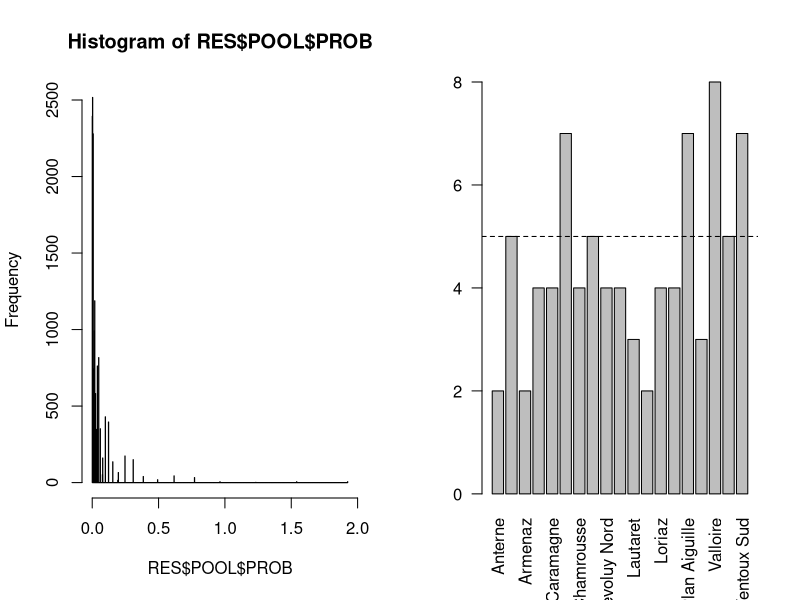
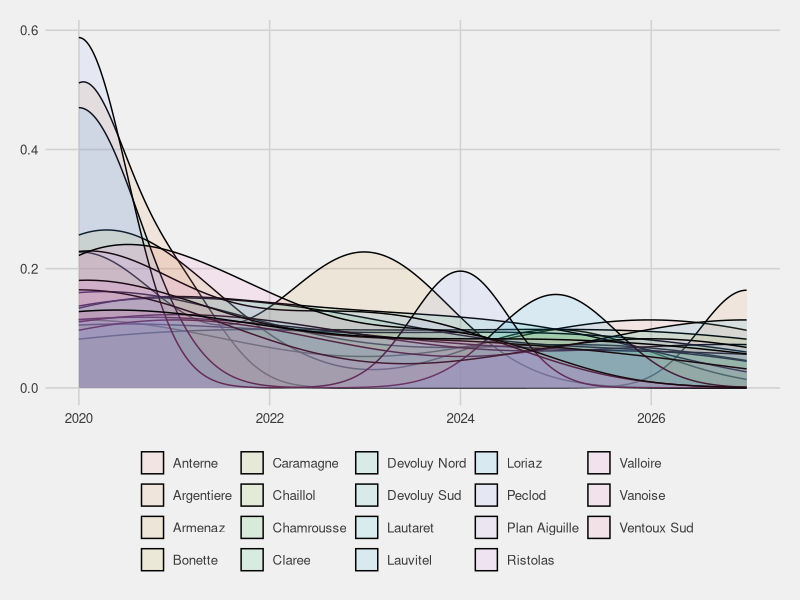
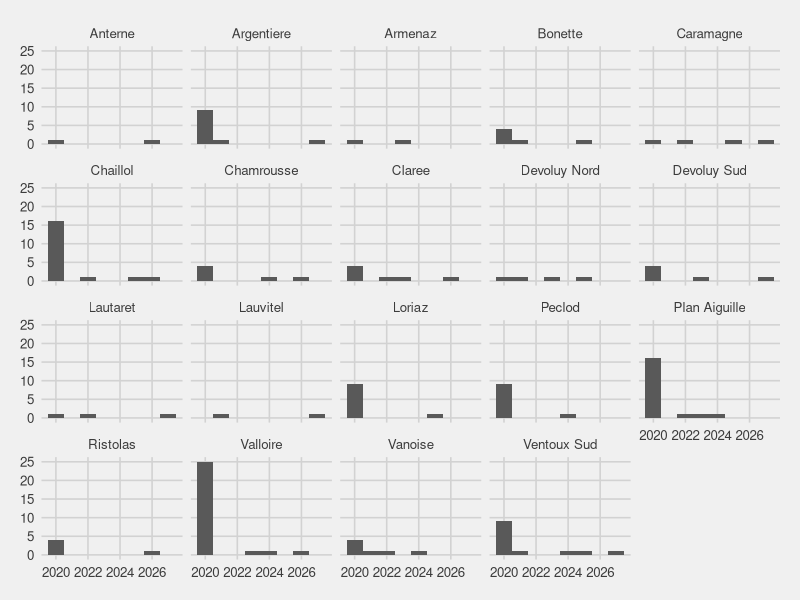

Source code (R) for these figures, in order:

##' ---
##' title: R script to define ORCHAMP sampling plan
##' output:
##'   html_document:
##'     toc: true
##' ---

##' Step 1: 
##' 
##' Step 2:
##'  

rm(list=ls())

## make this document cache friendly
knitr::opts_chunk$set(cache=TRUE)

## load required libraries
library(foreach)
library(reshape2)
library(ggplot2)
library(ggthemes)

##' ###################################################################################################################################
##' # DEFINING PARAMETERS
##' ###################################################################################################################################

sites.names = c("Anterne", "Argentiere", "Armenaz", "Bonette", "Caramagne", "Chaillol", "Chamrousse",
                "Claree", "Devoluy Nord", "Devoluy Sud", "Lautaret", "Lauvitel", "Loriaz",
                "Peclod", "Plan Aiguille", "Ristolas", "Valloire", "Vanoise", "Ventoux Sud")

year.start = 2020
year.end = 2050
samp.no_sites = 6

constraint.CBNA = c("Argentiere", "Armenaz", "Caramagne", "Chamrousse",
                    "Devoluy Nord", "Devoluy Sud", "Loriaz",
                    "Peclod", "Ristolas", "Vanoise")
constraint.PNE = c("Chaillol", "Lauvitel", "Plan Aiguille")
constraint.SAJF = c("Claree", "Lautaret", "Valloire")
constraint.CBNMED = c("Ventoux Sud", "Bonette")
constraint.no_sites_max = 3
## Chaillol : plusieurs contributeurs ?

comb.sites.2 = t(combn(sites.names, 2))
comb.sites.2 = paste0(comb.sites.2[,1], "_", comb.sites.2[,2])
constraint.notTogether = comb.sites.2[grep("Anterne", comb.sites.2)[1]]


## --------------------------------------------------------------------------
## NOTHING TO CHANGE BELOW !!!
sites.no = length(sites.names)

comb.ALL = as.data.frame(t(combn(x = sites.names, m = samp.no_sites)))
colnames(comb.ALL) = paste0("SITE_", 1:ncol(comb.ALL))

## Remove combinations for number constraints
constraint.list = list(constraint.CBNA, constraint.PNE, constraint.SAJF)
for(con in constraint.list)
{
  no_sites_inConstraint = apply(comb.ALL, 1, function(x){ sum(x %in% con)})
  comb.ALL = comb.ALL[which(no_sites_inConstraint <= constraint.no_sites_max),]
}
## Remove combinations for association constraints
for(con in constraint.notTogether)
{
  con = strsplit(con, "_")[[1]]
  no_sites_inConstraint = apply(comb.ALL, 1, function(x){ sum(x %in% con)})
  comb.ALL = comb.ALL[which(no_sites_inConstraint < length(con)),]
}

comb.ALL.vec = apply(comb.ALL, 1, function(x) paste0(x, collapse = "_"))

##' ###################################################################################################################################
##' # DEFINING SAMPLING FUNCTION 
##' ###################################################################################################################################

# SEL_SITE = function(ye, pool)
# {
#   sites.sel = sample(x = pool, size = 1)
#   sites = strsplit(as.character(sites.sel), "_")[[1]]
#   res = data.frame(YEAR = ye, SITE = sites)
#   
#   if (ye < year.end)
#   {
#     tmp = foreach(mm = 4:samp.no_sites) %do%
#     {
#       combi = as.data.frame(t(combn(x = sites, m = 3)))
#       colnames(combi) = paste0("SITE_", 1:ncol(combi))
#       inds = apply(combi, 1, function(x) {
#         inds = sapply(x, function(y) grep(y, comb.ALL.vec))
#         ind_inter = intersect(inds[[1]], inds[[2]])
#         ind_inter = intersect(ind_inter, inds[[3]])
#         return(ind_inter)
#       })
#       return(unique(unlist(inds)))
#     }
#     tmp = unique(unlist(tmp))
#     pool_bis = comb.ALL.vec[-tmp]
#     
#     return(rbind(res,SEL_SITE(ye + 1, pool = pool_bis)))
#   } else 
#   {
#     return(res)
#   }
# }
# 
# SEL_SITE(ye = year.end, pool = comb.ALL.vec)
# SEL_SITE(ye = year.end - 1, pool = comb.ALL.vec)
# RES = SEL_SITE(ye = year.start, pool = comb.ALL.vec)
# 
# barplot(table(RES$SITE), las = 2)
# abline(h = 5, lty = 2)
# 
# ggplot(RES, aes(YEAR, fill = SITE)) +
#   scale_fill_discrete("") +
#   geom_density(alpha = 0.1) +
#   theme_fivethirtyeight()

##' ###################################################################################################################################
##' # DEFINING SAMPLING FUNCTION 
##' ###################################################################################################################################

## Apply sampling function for each required year
FUN_SELECT_sites = function(ye, pool)
{
  # cat(" ", ye)
  # cat("\n 1. Sites selection...")
  sites.sel = sample(x = pool$COMB[which(pool$AVAIL == 1)]
                     , size = 1
                     , prob = pool$PROB[which(pool$AVAIL == 1)])
  sites = strsplit(as.character(sites.sel), "_")[[1]]
  
  ## If first year of sampling,
  if (ye == year.start)
  {
    samp.sites_tab$LAST_YEAR = ye - 1
  }
  
  ## --------------------------------------------------------------------------
  ## FOR ALL AVAILABLE SITES
  # cat("\n 2. Update of site informations...")
  for(si in samp.sites_tab$SITE)
  {
    ind_si = which(samp.sites_tab$SITE == si)
    
    ## Is the site selected this year ? ---------------------------------------
    if (si %in% sites)
    {
      ## Get all the combinations in which the site is present
      ind = grep(si, pool.GLOB$COMB)
      
      ## Record this year as the last year of sampling
      samp.sites_tab$LAST_YEAR[ind_si] = ye
      
      ## Keep track of number of previous successive sampling : +1
      samp.sites_tab$NB_YEAR_SUCC[ind_si] = samp.sites_tab$NB_YEAR_SUCC[ind_si] + 1
      
      ## Reduce probability of sampling the site next year
      ## if the site has already been sampled for the last X successive years
      if (samp.sites_tab$NB_YEAR_SUCC[ind_si] >= noSuccYears)
      {
        pool$PROB[ind] = pool$PROB[ind] * prob.decrease.sampSuccYears
      } else ## Anyway, reduce probability of sampling the site next year
      {
        pool$PROB[ind] = pool$PROB[ind] * prob.decrease.sampThisYear
      }
    } else ## Otherwise -------------------------------------------------------
    {
      ## Keep track of number of previous successive sampling : 0
      samp.sites_tab$NB_YEAR_SUCC[ind_si] = 0
      
      ## Increase probability of sampling next year
      ## if the site has not been sampled for more than X years
      if((ye - samp.sites_tab$LAST_YEAR[ind_si]) > noXYears)
      {
        ind = grep(si, pool$COMB)
        pool$PROB[ind] = pool$PROB[ind] * prob.increase.sampXYears
      }
    }
  }
  
  ## --------------------------------------------------------------------------
  ## RESULTS
  res = data.frame(YEAR = ye, SITE = sites)
  setTxtProgressBar(prog.bar, ye - year.start + 1)
  if(ye < year.end)
  {
    # cat("\n 3. Removal of site combinations...")
    # pool.GLOB = data.frame(COMB = comb.ALL.vec
    #                        , PROB = rep(1, length(comb.ALL.vec))
    #                        , AVAIL = rep(1, length(comb.ALL.vec)))
    # pool = pool.GLOB
    # sites.sel = sample(x = pool$COMB[which(pool$AVAIL == 1)]
    #                    , size = 1
    #                    , prob = pool$PROB[which(pool$AVAIL == 1)])
    # sites = strsplit(as.character(sites.sel), "_")[[1]]
    
    ## SOLUTION 1
    # proc.time()
    # combiToRemove = foreach(mm = 4:samp.no_sites) %do%
    # {
    #   combi = as.data.frame(t(combn(x = sites, m = 3)))
    #   colnames(combi) = paste0("SITE_", 1:ncol(combi))
    #   inds = apply(combi, 1, function(x) {
    #     inds = sapply(x, function(y) grep(y, comb.ALL.vec))
    #     ind_inter = intersect(inds[[1]], inds[[2]])
    #     ind_inter = intersect(ind_inter, inds[[3]])
    #     return(ind_inter)
    #   })
    #   return(unique(unlist(inds)))
    # }
    # combiToRemove = unique(unlist(combiToRemove))
    # proc.time()
    # 
    # ## SOLUTION 2
    # proc.time()
    # nb.si.inComb = sapply(comb.ALL.vec, function(x)
    # {
    #   tmp = sapply(sites, function(y) regexpr(y,x))
    #   tmp = ifelse(tmp > (-1), 1, 0)
    #   sum(tmp)
    # })
    # combiToRemove = which(nb.si.inComb >= 4)
    # proc.time()
    
    ## SOLUTION 3
    # DF_sites_in_comb = foreach(si = sites.names, .combine = 'cbind') %do%
    # {
    #   sapply(comb.ALL.vec, function(x) length(grep(si, x)))
    # }
    # colnames(DF_sites_in_comb) = sites.names
    # head(DF_sites_in_comb)
    
    ## KEPT POSSIBILITY
    # combiToRemove = which(colSums(t(comb.ALL.bin[, sites])) >= samp.no_sites)
    # 
    # pool$AVAIL = 1
    # pool$AVAIL[combiToRemove] = 0
    
    
    res_bis = FUN_SELECT_sites(ye = ye + 1, pool = pool)
    ye = ye + 1
    tmp = rbind(res, res_bis$SEL)
    
    
    ## Evaluate results 2
    cond.freq = TRUE
    if (ye <= year.end - 5)
    {
      year.window = seq(ye, ye + 5)
      # cat("\n", year.window)
      SITE_table = table(tmp$SITE[which(tmp$YEAR %in% year.window)])
      # print(SITE_table[order(names(SITE_table))])
      cond.freq = (length(SITE_table) == sites.no && length(which(SITE_table >= 1)) == sites.no)
    }
    ## Evaluate results 1
    cond.num = TRUE
    if (ye == year.start + 1)
    {
      SITE_table = table(tmp$SITE)
      ref = floor((year.end - year.start) / 5)
      # cat("\n", length(SITE_table))
      # cat("\n", length(which(SITE_table >= ref)))
      cond.num = (length(SITE_table) == sites.no && length(which(SITE_table >= ref)) == sites.no)
    }
    
    if(cond.freq && cond.num)
    {
      return(list(SEL = rbind(res, res_bis$SEL), POOL = res_bis$POOL))
    } else
    {
      cat("\n /!\\ Certaines conditions ne sont pas remplies : redémarrage du calcul /!\\ \n")
      pool$PROB = 1
      pool$AVAIL = 1
      return(FUN_SELECT_sites(ye = year.start, pool = pool))
    }
  } else
  {
    return(list(SEL = res, POOL = pool))
  }
  
}

## --------------------------------------------------------------------------
## Transform combinations into binary matrix
# comb.ALL.bin = foreach(si = sites.names, .combine = 'cbind') %do%
# {
#   sapply(comb.ALL.vec, function(x) length(grep(si, x)))
# }
# colnames(comb.ALL.bin) = sites.names










## Initialize table to store for each site :
##  last year of sampling
##  number of successive sampling
samp.sites_tab = data.frame(SITE = sites.names, LAST_YEAR = 0, NB_YEAR_SUCC = 0)

## Initialize table to store each possible combination of sites
## and probability of each combination
pool.GLOB = data.frame(COMB = comb.ALL.vec
                       , PROB = rep(1, length(comb.ALL.vec))
                       , AVAIL = rep(1, length(comb.ALL.vec)))

year.Start = 2020
year.end = year.start + 7
samp.years = seq(year.start, year.end, 1)
samp.no_years = length(samp.years)
noXYears = 2
noSuccYears = 2
prob.increase.sampXYears = 1.25
prob.decrease.sampThisYear = 0.5
prob.decrease.sampSuccYears = 0.2
# RES = FUN_SELECT_sites(ye = year.end, pool = pool.GLOB)
# RES = FUN_SELECT_sites(ye = year.end-4, pool = pool.GLOB)

prog.bar = txtProgressBar(min = 0, max = samp.no_years, style = 3)
RES = FUN_SELECT_sites(ye = year.start, pool = pool.GLOB)












SITE_table = table(RES$SEL$SITE)
cond.num = (length(SITE_table) == sites.no && length(which(SITE_table >= 5)) == sites.no)

cond.freq = TRUE
for(ye in year.start:(year.end - 4))
{
  year.window = seq(ye, ye + 4)
  cat("\n", year.window)
  SITE_table = table(RES$SEL$SITE[which(RES$SEL$YEAR %in% year.window)])
  cond.freq = (length(SITE_table) == sites.no && length(which(SITE_table >= 1)) == sites.no)
  cat("\n",cond.freq)
}


dim(RES$SEL)
head(RES$POOL)

par(mfrow = c(1,2))
hist(RES$POOL$PROB, breaks= 1000)
barplot(table(RES$SEL$SITE), las = 2)
abline(h = 5, lty = 2)

ggplot(RES$SEL, aes(YEAR, fill = SITE)) +
  scale_fill_discrete("") +
  geom_density(alpha = 0.1) +
  theme_fivethirtyeight()


TMP = expand.grid(SITE = sites.names, YEAR = samp.years)
TMP = merge(TMP, data.frame(RES$SEL, SAMP = 1), by = c("SITE","YEAR"), all.x = T)
TMP$SAMP[which(is.na(TMP$SAMP))] = 0

TMP.split = split(TMP, TMP$SITE)
TMP.split = foreach(x = TMP.split, .combine = "rbind") %do%
{
  x$YEAR_prev = x$YEAR
  for(i in 1:nrow(x))
  {
    if(x$SAMP[i] == 0)
    {
      x$YEAR_prev[i] = max(year.start, x$YEAR_prev[i-1])
    }
  }
  x$DIFF_YEAR = c(NA, x$YEAR_prev[2:nrow(x)] - x$YEAR_prev[1:(nrow(x)-1)])
  return(x[, c("SITE", "YEAR", "DIFF_YEAR")])
}

TMP = merge(TMP, TMP.split, by = c("SITE","YEAR"))

# # colFunc = colorRampPalette(c('#fee0d2','#fcbba1','#fc9272','#fb6a4a','#ef3b2c','#cb181d','#a50f15','#67000d'))
# colFunc = colorRampPalette(c('#238b45','#41ab5d','#74c476','#a1d99b','#fee0d2','#fcbba1','#fc9272','#fb6a4a','#ef3b2c'))
# colFunc_n = colFunc(max(TMP$DIFF_YEAR, na.rm = T)+1)
# TMP$DIFF_YEAR = colFunc_n[TMP$DIFF_YEAR + 1]

ggplot(TMP, aes(YEAR, alpha = factor(SAMP))) +#, fill = DIFF_YEAR)) +
  scale_alpha_discrete(guide = F, range = c(0,1)) +
  scale_fill_identity() +
  geom_bar(width = 1) +
  facet_wrap(~SITE) +
  theme_fivethirtyeight()

# 
# # ggplot(TMP, aes(x = YEAR, y = SAMP, color = SITE)) +
# #   scale_fill_discrete("") +
# #   geom_line() +
# #   theme_fivethirtyeight()
# # 
# # ggplot(TMP, aes(x = YEAR, y = SAMP, color = SITE)) +
# #   scale_fill_discrete("") +
# #   geom_line() +
# #   theme_fivethirtyeight()
# 
# ## --------------------------------------------------------------------------
# # library(profmem)
# # library(lineprof)
# # 
# # samp.sites_tab = data.frame(SITE = sites.names, LAST_YEAR = 0, NB_YEAR_SUCC = 0)
# # pool.GLOB = data.frame(COMB = comb.ALL.vec, PROB = rep(1, length(comb.ALL.vec)))
# # # RES = profmem(FUN_SELECT_sites(ye = year.start, pool = pool.GLOB))
# # # total(RES)
# # RES = lineprof(FUN_SELECT_sites(ye = year.start, pool = pool.GLOB))
# # write.table(RES, file = "PROFMEM_ORCHAMP.txt")
# 
# 
# 
## --------------------------------------------------------------------------
